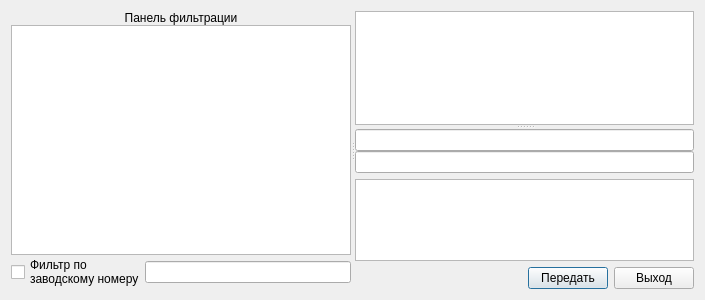
<?xml version="1.0" encoding="UTF-8"?>
<ui version="4.0">
 <class>Dialog</class>
 <widget class="QDialog" name="Dialog">
  <property name="geometry">
   <rect>
    <x>0</x>
    <y>0</y>
    <width>705</width>
    <height>300</height>
   </rect>
  </property>
  <property name="windowTitle">
   <string>Dialog</string>
  </property>
  <layout class="QHBoxLayout" name="horizontalLayout_4">
   <item>
    <widget class="QSplitter" name="splitter_4">
     <property name="orientation">
      <enum>Qt::Horizontal</enum>
     </property>
     <widget class="QWidget" name="verticalLayoutWidget">
      <layout class="QVBoxLayout" name="verticalLayout">
       <property name="spacing">
        <number>0</number>
       </property>
       <item>
        <widget class="QLabel" name="label">
         <property name="text">
          <string>Панель фильтрации</string>
         </property>
         <property name="alignment">
          <set>Qt::AlignCenter</set>
         </property>
        </widget>
       </item>
       <item>
        <widget class="QTreeView" name="treeView">
         <attribute name="headerVisible">
          <bool>false</bool>
         </attribute>
        </widget>
       </item>
       <item>
        <layout class="QGridLayout" name="gridLayout">
         <item row="0" column="1">
          <widget class="QLineEdit" name="lineEdit"/>
         </item>
         <item row="0" column="0">
          <widget class="QCheckBox" name="checkBox_3">
           <property name="text">
            <string>Фильтр по
заводскому номеру</string>
           </property>
          </widget>
         </item>
        </layout>
       </item>
       <item>
        <layout class="QHBoxLayout" name="horizontalLayout_3"/>
       </item>
      </layout>
     </widget>
     <widget class="QSplitter" name="splitter_3">
      <property name="orientation">
       <enum>Qt::Vertical</enum>
      </property>
      <widget class="QSplitter" name="splitter">
       <property name="orientation">
        <enum>Qt::Horizontal</enum>
       </property>
       <widget class="QTableView" name="tableView"/>
      </widget>
      <widget class="QWidget" name="layoutWidget">
       <layout class="QVBoxLayout" name="verticalLayout_3">
        <item>
         <layout class="QHBoxLayout" name="horizontalLayout">
          <property name="spacing">
           <number>2</number>
          </property>
          <item>
           <layout class="QVBoxLayout" name="verticalLayout_2">
            <property name="spacing">
             <number>0</number>
            </property>
            <item>
             <widget class="QLineEdit" name="lineEdit_2">
              <property name="enabled">
               <bool>true</bool>
              </property>
              <property name="sizePolicy">
               <sizepolicy hsizetype="Expanding" vsizetype="Fixed">
                <horstretch>0</horstretch>
                <verstretch>0</verstretch>
               </sizepolicy>
              </property>
              <property name="maximumSize">
               <size>
                <width>16777215</width>
                <height>16777215</height>
               </size>
              </property>
              <property name="layoutDirection">
               <enum>Qt::LeftToRight</enum>
              </property>
              <property name="autoFillBackground">
               <bool>false</bool>
              </property>
              <property name="frame">
               <bool>true</bool>
              </property>
              <property name="readOnly">
               <bool>true</bool>
              </property>
             </widget>
            </item>
            <item>
             <widget class="QLineEdit" name="lineEdit_3">
              <property name="frame">
               <bool>true</bool>
              </property>
              <property name="readOnly">
               <bool>true</bool>
              </property>
             </widget>
            </item>
           </layout>
          </item>
         </layout>
        </item>
        <item>
         <widget class="QTableView" name="tableView_2"/>
        </item>
        <item>
         <layout class="QHBoxLayout" name="horizontalLayout_2">
          <item>
           <spacer name="horizontalSpacer">
            <property name="orientation">
             <enum>Qt::Horizontal</enum>
            </property>
            <property name="sizeHint" stdset="0">
             <size>
              <width>40</width>
              <height>20</height>
             </size>
            </property>
           </spacer>
          </item>
          <item>
           <widget class="QPushButton" name="pushButton">
            <property name="text">
             <string>Передать</string>
            </property>
           </widget>
          </item>
          <item>
           <widget class="QPushButton" name="pushButton_2">
            <property name="text">
             <string>Выход</string>
            </property>
           </widget>
          </item>
         </layout>
        </item>
       </layout>
      </widget>
     </widget>
    </widget>
   </item>
  </layout>
 </widget>
 <resources/>
 <connections/>
</ui>
